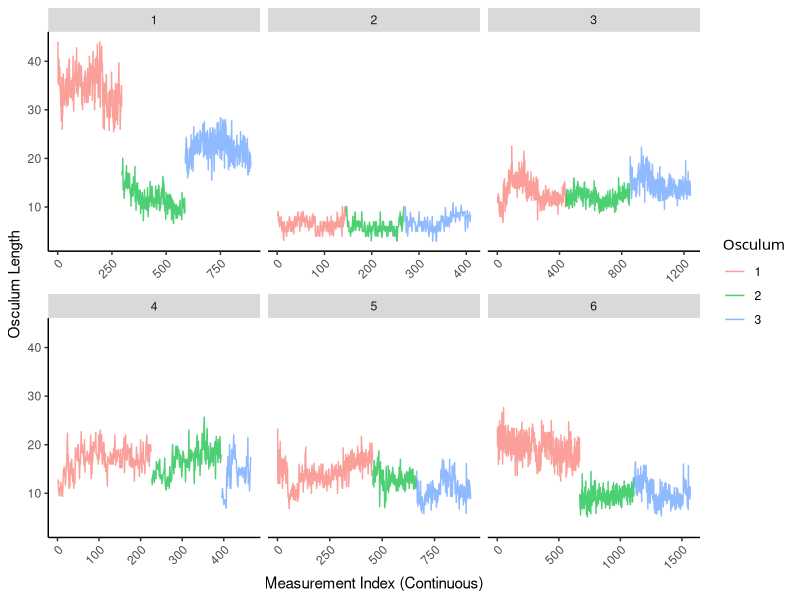

Write the R code that produced this figure. (Note: this script raises an error after producing the figure.)
# Plotting osculum length changes with and without error bars
# January 2025

# Import libraries
library(tidyverse)
library(readr)

# Import data
all_data <- read_csv("video_datasheets/all_data.csv")

# View dataset
head(all_data)

# Count rows within each camera, create sequence index
all_data <- all_data %>%
  group_by(Camera) %>%
  mutate(Sequence_Index = row_number()) %>% 
  ungroup()

# Plot osculum length against measurement index, with no error
ggplot(all_data, aes(x = Sequence_Index, y = Length, 
                 group = interaction(Camera, Osculum), color = factor(Osculum))) +
  geom_line(alpha = 0.7) +  
  facet_wrap(~ Camera, scales = "free_x") +  
  labs(x = "Measurement Index (Continuous)", y = "Osculum Length", color = "Osculum") +
  theme(
    axis.text.x = element_text(angle = 45, hjust = 1),
    legend.key = element_blank(),  
    legend.background = element_rect(fill = NA),  
    legend.title = element_text("Osculum"),
    panel.grid.major = element_blank(),
    panel.grid.minor = element_blank(),
    panel.background = element_rect(fill = "white"),
    plot.background = element_rect(fill = "white"),
    axis.line = element_line(colour = "black")
  )

# Import Data
all_repeats <- read_csv("video_datasheets/all_repeats.csv")
View(all_repeats)

# Rename data
repeat_data <- all_repeats

# Original means from full dataset
original_means <- all_data %>%
  group_by(Camera, Osculum) %>%
  summarise(mean_length = mean(Length), .groups = "drop")

# Convert Camera columns to factor
original_means <- original_means %>%
  mutate(Camera = as.factor(Camera))

original_means <- original_means %>%
  mutate(Osculum = as.numeric(as.character(Osculum)))


# Merge the repeated measurements with the original dataset
paired_data <- original_means %>%
  inner_join(repeat_data, by = c("Camera", "Osculum"))

# Calculate absolute differences (errors)
paired_data <- paired_data %>%
  mutate(error = abs(mean_length - Length))

# Compute margin of error
mean_error <- mean(paired_data$error)  # Mean absolute error
std_error <- sd(paired_data$error)     # Standard deviation of error
margin_of_error <- 1.96 * std_error    # 95% confidence margin of error

# Add margin of error to the original means for the full dataset
plot_data <- original_means %>%
  mutate(
    lower_bound = mean_length - margin_of_error,
    upper_bound = mean_length + margin_of_error)

# Add the error ribbon
plot_data <- all_data %>%
  mutate(
    lower_bound = Length - margin_of_error,
    upper_bound = Length + margin_of_error)

# Plot osculum length against measurement index, with  error
ggplot(plot_data %>% filter(Camera == 1), 
       aes(x = ID, y = Length, color = factor(Osculum))) +
  geom_ribbon(aes(ymin = lower_bound, ymax = upper_bound, 
                  fill = factor(Osculum)), alpha = 0.2, color = NA) +  
  geom_line() +
  facet_grid(Osculum ~ ., scales = "free_y", space = "free_y") +
  labs(title = "Sponge 1",
       x = "Measurement Index (Continuous)", 
       y = "Osculum Length", color = "Osculum", fill = "Osculum") +
  theme_minimal()

# Log-transform the data and plot the same graphs with this

# Compute log-transformed means
log_means <- all_data %>%
  mutate(Log_Length = log(Length)) %>%  # Apply log transformation
  group_by(Camera, Osculum) %>%
  summarise(mean_log_length = mean(Log_Length), .groups = "drop")

# Compute errors on log-transformed data
paired_log_data <- log_means %>%
  inner_join(all_data %>% mutate(Log_Length = log(Length)), 
             by = c("Camera", "Osculum"))

paired_log_data <- paired_log_data %>%
  mutate(error = abs(mean_log_length - Log_Length))

# Calculate Margin of Error (log-scale)
mean_log_error <- mean(paired_log_data$error)
std_log_error <- sd(paired_log_data$error)
margin_log_error <- 1.96 * std_log_error  # 95% CI

# Apply error margin
plot_log_data <- all_data %>%
  mutate(
    Log_Length = log(Length),
    lower_bound = Log_Length - margin_log_error,
    upper_bound = Log_Length + margin_log_error
  )

# Plot osculum log-transformed length against measurement index, with error
ggplot(plot_log_data %>% filter(Camera == 1),  
       aes(x = ID, y = Log_Length, color = factor(Osculum))) +
  geom_ribbon(aes(ymin = lower_bound, ymax = upper_bound, 
                  fill = factor(Osculum)), alpha = 0.5, color = NA) + 
  geom_line(color = "black", linewidth = 0.5) +
  facet_grid(Osculum ~ ., scales = "free_y", space = "free_y") +
  labs(title = "Sponge 1",
       x = "Measurement Number", 
       y = "Log(Osculum Length)", color = "Osculum", fill = "Osculum") +
  theme(legend.key = element_blank(),  
        legend.background = element_rect(fill = NA),  
        legend.title = element_text("Osculum"),
        panel.grid.minor = element_blank(),
        panel.background = element_rect(fill = "white"),
        plot.background = element_rect(fill = "white"),
        axis.line = element_line(colour = "black")
  )

# change the camera number and graph title for each sponge. 